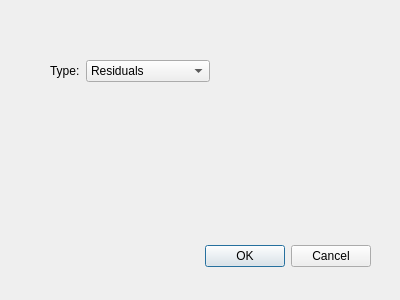
<?xml version="1.0" encoding="UTF-8"?>
<ui version="4.0">
 <class>popUpNewFigureUI</class>
 <widget class="QDialog" name="popUpNewFigureUI">
  <property name="geometry">
   <rect>
    <x>0</x>
    <y>0</y>
    <width>400</width>
    <height>300</height>
   </rect>
  </property>
  <property name="font">
   <font>
    <pointsize>9</pointsize>
   </font>
  </property>
  <property name="windowTitle">
   <string>Dialog</string>
  </property>
  <widget class="QDialogButtonBox" name="buttonBox">
   <property name="geometry">
    <rect>
     <x>30</x>
     <y>240</y>
     <width>341</width>
     <height>32</height>
    </rect>
   </property>
   <property name="orientation">
    <enum>Qt::Horizontal</enum>
   </property>
   <property name="standardButtons">
    <set>QDialogButtonBox::Cancel|QDialogButtonBox::Ok</set>
   </property>
  </widget>
  <widget class="QWidget" name="formLayoutWidget">
   <property name="geometry">
    <rect>
     <x>50</x>
     <y>60</y>
     <width>160</width>
     <height>80</height>
    </rect>
   </property>
   <layout class="QFormLayout" name="formLayout">
    <item row="0" column="0">
     <widget class="QLabel" name="label_1">
      <property name="text">
       <string>Type:</string>
      </property>
     </widget>
    </item>
    <item row="0" column="1">
     <widget class="QComboBox" name="comboBox_type">
      <item>
       <property name="text">
        <string>Residuals</string>
       </property>
      </item>
     </widget>
    </item>
   </layout>
  </widget>
 </widget>
 <resources/>
 <connections>
  <connection>
   <sender>buttonBox</sender>
   <signal>accepted()</signal>
   <receiver>popUpNewFigureUI</receiver>
   <slot>accept()</slot>
   <hints>
    <hint type="sourcelabel">
     <x>248</x>
     <y>254</y>
    </hint>
    <hint type="destinationlabel">
     <x>157</x>
     <y>274</y>
    </hint>
   </hints>
  </connection>
  <connection>
   <sender>buttonBox</sender>
   <signal>rejected()</signal>
   <receiver>popUpNewFigureUI</receiver>
   <slot>reject()</slot>
   <hints>
    <hint type="sourcelabel">
     <x>316</x>
     <y>260</y>
    </hint>
    <hint type="destinationlabel">
     <x>286</x>
     <y>274</y>
    </hint>
   </hints>
  </connection>
 </connections>
</ui>
